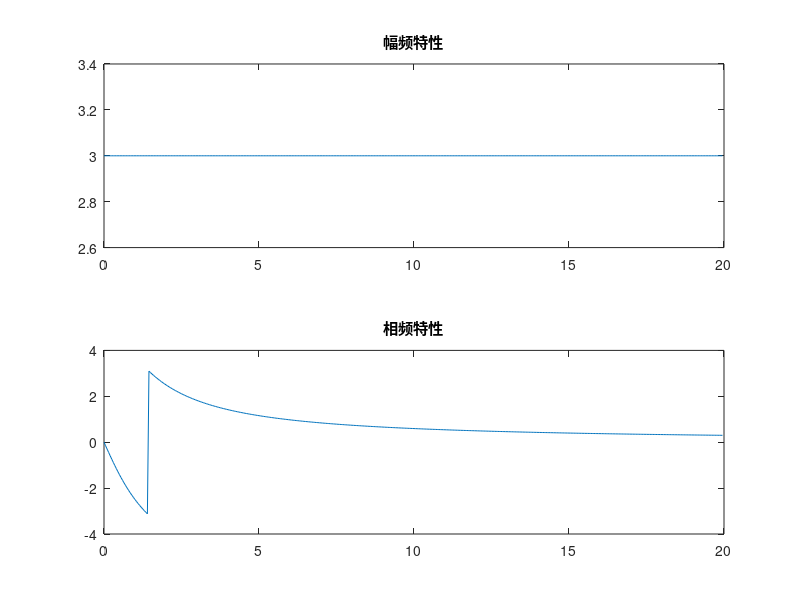

Here is the MATLAB script that generated this plot:
clear;clc;
for n=1:400
    w(n)=(n-1)*0.05;
    s=1j*w(n);
    H(n)=3*(s^2-3*s+2)/(s^2+3*s+2);
end
mag=abs(H);
phase=angle(H);
subplot(2,1,1)
plot(w,mag);
title("幅频特性");
subplot(2,1,2)
plot(w,phase);
title("相频特性");


